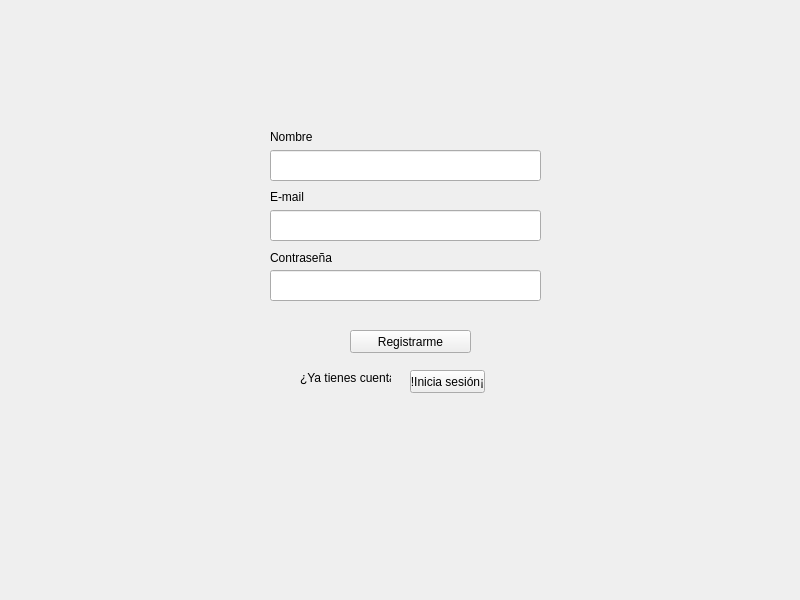
<?xml version="1.0" encoding="UTF-8"?>
<ui version="4.0">
 <class>VentanaRegistro</class>
 <widget class="QMainWindow" name="VentanaRegistro">
  <property name="geometry">
   <rect>
    <x>0</x>
    <y>0</y>
    <width>800</width>
    <height>600</height>
   </rect>
  </property>
  <property name="windowTitle">
   <string>MainWindow</string>
  </property>
  <widget class="QWidget" name="centralwidget">
   <widget class="QLabel" name="label_Nombre">
    <property name="geometry">
     <rect>
      <x>270</x>
      <y>130</y>
      <width>47</width>
      <height>13</height>
     </rect>
    </property>
    <property name="text">
     <string>Nombre</string>
    </property>
   </widget>
   <widget class="QPushButton" name="btn_irIniciarSesion">
    <property name="geometry">
     <rect>
      <x>410</x>
      <y>370</y>
      <width>75</width>
      <height>23</height>
     </rect>
    </property>
    <property name="text">
     <string>!Inicia sesión¡</string>
    </property>
   </widget>
   <widget class="QLineEdit" name="input_Email_Reg">
    <property name="geometry">
     <rect>
      <x>270</x>
      <y>210</y>
      <width>271</width>
      <height>31</height>
     </rect>
    </property>
    <property name="styleSheet">
     <string notr="true">border-color:#808080;</string>
    </property>
   </widget>
   <widget class="QPushButton" name="btn_Registrarme">
    <property name="geometry">
     <rect>
      <x>350</x>
      <y>330</y>
      <width>121</width>
      <height>23</height>
     </rect>
    </property>
    <property name="text">
     <string>Registrarme</string>
    </property>
   </widget>
   <widget class="QLineEdit" name="input_Password_Reg">
    <property name="geometry">
     <rect>
      <x>270</x>
      <y>270</y>
      <width>271</width>
      <height>31</height>
     </rect>
    </property>
    <property name="styleSheet">
     <string notr="true">border-color:#808080;</string>
    </property>
    <property name="echoMode">
     <enum>QLineEdit::Password</enum>
    </property>
   </widget>
   <widget class="QLabel" name="label_YaTienesCuenta">
    <property name="geometry">
     <rect>
      <x>300</x>
      <y>370</y>
      <width>91</width>
      <height>16</height>
     </rect>
    </property>
    <property name="text">
     <string>¿Ya tienes cuenta?</string>
    </property>
   </widget>
   <widget class="QLineEdit" name="input_Nombre_Reg">
    <property name="geometry">
     <rect>
      <x>270</x>
      <y>150</y>
      <width>271</width>
      <height>31</height>
     </rect>
    </property>
    <property name="styleSheet">
     <string notr="true">border-color:#808080;</string>
    </property>
   </widget>
   <widget class="QLabel" name="label_Email_Reg">
    <property name="geometry">
     <rect>
      <x>270</x>
      <y>190</y>
      <width>47</width>
      <height>13</height>
     </rect>
    </property>
    <property name="text">
     <string>E-mail</string>
    </property>
   </widget>
   <widget class="QLabel" name="label_Password_Reg">
    <property name="geometry">
     <rect>
      <x>270</x>
      <y>250</y>
      <width>71</width>
      <height>16</height>
     </rect>
    </property>
    <property name="text">
     <string>Contraseña</string>
    </property>
   </widget>
  </widget>
 </widget>
 <resources/>
 <connections/>
</ui>
